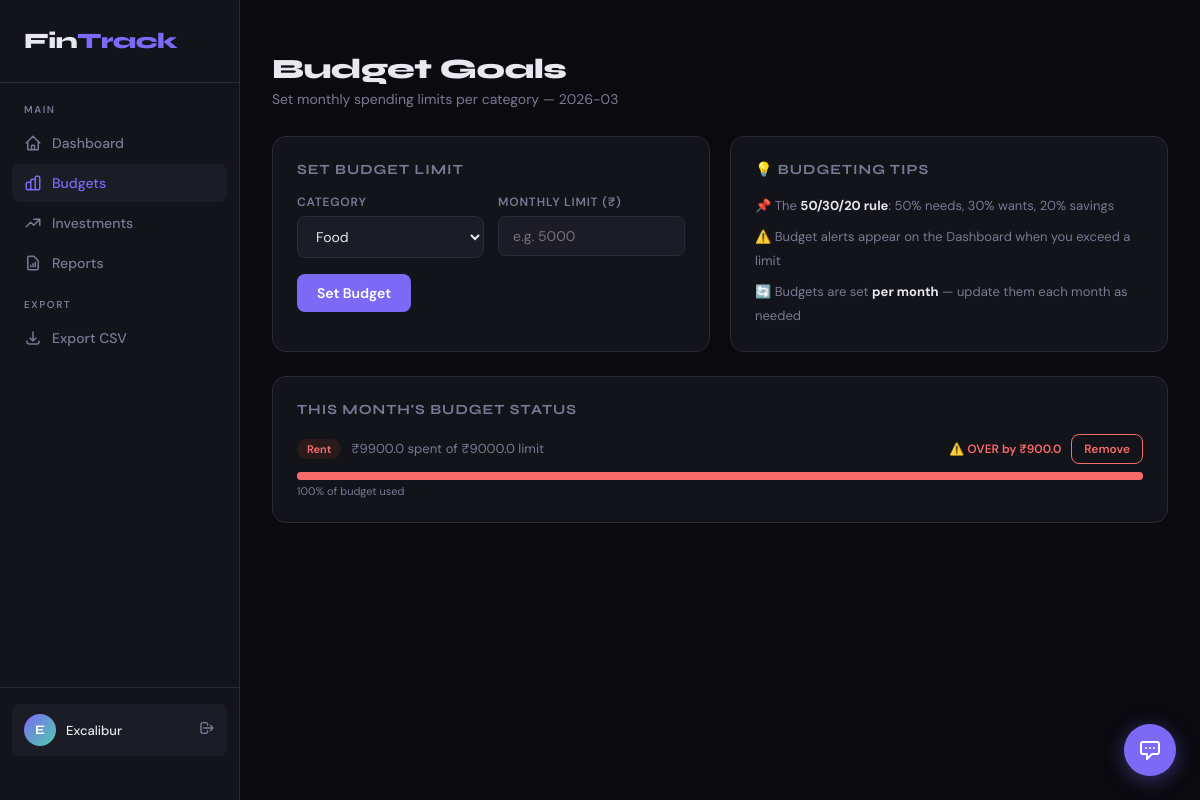
Screenshot of /budget (signed in) with the database file from the repository.
### app.py (models this page shows)
class User(db.Model, UserMixin):
    id = db.Column(db.Integer, primary_key=True)
    username = db.Column(db.String(100), unique=True, nullable=False)
    password = db.Column(db.String(200), nullable=False)
    currency = db.Column(db.String(10), default="₹")

class Budget(db.Model):
    id = db.Column(db.Integer, primary_key=True)
    user_id = db.Column(db.Integer, db.ForeignKey('user.id'))
    category = db.Column(db.String(50), nullable=False)
    limit_amount = db.Column(db.Float, nullable=False)
    month = db.Column(db.String(7), nullable=False)  # YYYY-MM

### app.py (the view, shortened to what this page needs)
@app.route("/budget", methods=["GET", "POST"])
@login_required
def budget():
    current_month = date.today().strftime("%Y-%m")
    budgets = Budget.query.filter_by(user_id=current_user.id, month=current_month).all()
    budget_data = []
    for b in budgets:
        spent = db.session.query(func.sum(Expense.amount))\
            .filter_by(user_id=current_user.id, category=b.category)\
            .filter(func.strftime('%Y-%m', Expense.date) == current_month).scalar() or 0
        budget_data.append({
            "id": b.id, "category": b.category,
            "limit": b.limit_amount, "spent": round(float(spent), 2),
            "remaining": round(b.limit_amount - float(spent), 2),
            "pct": min(round((float(spent) / b.limit_amount) * 100, 1), 100),
            "over": float(spent) > b.limit_amount
        })
    return render_template("budget.html", budgets=budget_data, categories=EXPENSE_CATEGORIES, currency=current_user.currency, current_month=current_month)

### app.py (called while the page is built)
@login_manager.user_loader
def load_user(user_id):
    return User.query.get(int(user_id))

### templates/budget.html (shortened to what this page needs)
{% extends "base.html" %}
{% block content %}
<div class="page-header">
  <h1 class="page-title">Budget Goals</h1>
  <p class="page-subtitle">Set monthly spending limits per category — {{ current_month }}</p>
</div>
<div class="grid-2" style="margin-bottom:24px;">
  <div class="card">
    <div class="card-title">Set Budget Limit</div>
    <form method="POST">
      <div class="form-grid">
        <div class="form-group">
          <label>Category</label>
          <select name="category" required>
            {% for c in categories %}<option>{{ c }}</option>{% endfor %}
          </select>
        </div>
        <div class="form-group">
          <label>Monthly Limit ({{ currency }})</label>
          <input type="number" name="limit_amount" step="0.01" min="1" required placeholder="e.g. 5000">
        </div>
      </div>
      <div style="margin-top:16px;">
        <button type="submit" class="btn btn-primary">Set Budget</button>
      </div>
    </form>
  </div>
  <div class="card">
    <div class="card-title">💡 Budgeting Tips</div>
    <div style="font-size:13px;color:var(--text-muted);line-height:1.8;">
      <p>📌 The <strong style="color:var(--text)">50/30/20 rule</strong>: 50% needs, 30% wants, 20% savings</p>
      <p style="margin-top:8px;">⚠️ Budget alerts appear on the Dashboard when you exceed a limit</p>
      <p style="margin-top:8px;">🔄 Budgets are set <strong style="color:var(--text)">per month</strong> — update them each month as needed</p>
    </div>
  </div>
</div>
{% if budgets %}
<div class="card">
  <div class="card-title">This Month's Budget Status</div>
  <div style="display:flex;flex-direction:column;gap:20px;">
    {% for b in budgets %}
    <div>
      <div style="display:flex;justify-content:space-between;align-items:center;margin-bottom:8px;">
        <div style="display:flex;align-items:center;gap:10px;">
          <span class="badge badge-{{ b.category.lower() }}">{{ b.category }}</span>
          <span style="font-size:13px;color:var(--text-muted);">
            {{ currency }}{{ b.spent }} spent of {{ currency }}{{ b.limit }} limit
          </span>
        </div>
        <div style="display:flex;align-items:center;gap:10px;">
          {% if b.over %}
          <span style="font-size:12px;color:var(--danger);font-weight:600;">⚠️ OVER by {{ currency }}{{ (b.spent - b.limit)|round(2)|abs }}</span>
          {% else %}
          <span style="font-size:12px;color:var(--success);">✓ {{ currency }}{{ b.remaining }} left</span>
          {% endif %}
          <form method="POST" action="{{ url_for('delete_budget', budget_id=b.id) }}">
            <button type="submit" class="btn btn-danger btn-sm">Remove</button>
          </form>
        </div>
      </div>
      <div class="progress-bar" style="height:8px;">
        <div class="progress-fill {% if b.over %}danger{% elif b.pct > 75 %}warning{% endif %}" style="width:{{ b.pct }}%"></div>
      </div>
      <div style="font-size:11px;color:var(--text-muted);margin-top:4px;">{{ b.pct }}% of budget used</div>
    </div>
    {% endfor %}
  </div>
</div>
{% else %}
<div class="card" style="text-align:center;padding:60px;">
  <div style="font-size:48px;margin-bottom:16px;">🎯</div>
  <p style="color:var(--text-muted);">No budgets set for {{ current_month }}. Add your first one above!</p>
</div>
{% endif %}
{% endblock %}

### templates/base.html (shortened to what this page needs)
<!DOCTYPE html>
<html lang="en">
<head>
</head>
<body>
{% if current_user.is_authenticated %}
<aside class="sidebar">
  <div class="sidebar-logo">Fin<span>Track</span></div>
  <nav class="sidebar-nav">
    <div class="nav-label">Main</div>
    <a href="{{ url_for('index') }}" class="nav-link {% if request.endpoint == 'index' %}active{% endif %}">
      <svg fill="none" viewBox="0 0 24 24" stroke="currentColor"><path stroke-linecap="round" stroke-linejoin="round" stroke-width="2" d="M3 12l2-2m0 0l7-7 7 7M5 10v10a1 1 0 001 1h3m10-11l2 2m-2-2v10a1 1 0 01-1 1h-3m-6 0a1 1 0 001-1v-4a1 1 0 011-1h2a1 1 0 011 1v4a1 1 0 001 1m-6 0h6"/></svg>
      Dashboard
    </a>
    <a href="{{ url_for('budget') }}" class="nav-link {% if request.endpoint == 'budget' %}active{% endif %}">
      Budgets
    </a>
    <a href="{{ url_for('investments') }}" class="nav-link {% if request.endpoint == 'investments' %}active{% endif %}">
      <svg fill="none" viewBox="0 0 24 24" stroke="currentColor"><path stroke-linecap="round" stroke-linejoin="round" stroke-width="2" d="M13 7h8m0 0v8m0-8l-8 8-4-4-6 6"/></svg>
      Investments
    </a>
    <a href="{{ url_for('report') }}" class="nav-link {% if request.endpoint == 'report' %}active{% endif %}">
      <svg fill="none" viewBox="0 0 24 24" stroke="currentColor"><path stroke-linecap="round" stroke-linejoin="round" stroke-width="2" d="M9 17v-2m3 2v-4m3 4v-6m2 10H7a2 2 0 01-2-2V5a2 2 0 012-2h5.586a1 1 0 01.707.293l5.414 5.414a1 1 0 01.293.707V19a2 2 0 01-2 2z"/></svg>
      Reports
    </a>
    <div class="nav-label" style="margin-top:16px">Export</div>
    <a href="{{ url_for('export_csv') }}" class="nav-link">
      <svg fill="none" viewBox="0 0 24 24" stroke="currentColor"><path stroke-linecap="round" stroke-linejoin="round" stroke-width="2" d="M4 16v1a3 3 0 003 3h10a3 3 0 003-3v-1m-4-4l-4 4m0 0l-4-4m4 4V4"/></svg>
      Export CSV
    </a>
  </nav>
  <div class="sidebar-footer">
    <div class="user-chip">
      <div class="user-avatar">{{ current_user.username[0].upper() }}</div>
      <div class="user-name">{{ current_user.username }}</div>
      <a href="{{ url_for('logout') }}" class="logout-btn">
        <svg width="16" height="16" fill="none" viewBox="0 0 24 24" stroke="currentColor"><path stroke-linecap="round" stroke-linejoin="round" stroke-width="2" d="M17 16l4-4m0 0l-4-4m4 4H7m6 4v1a3 3 0 01-3 3H6a3 3 0 01-3-3V7a3 3 0 013-3h4a3 3 0 013 3v1"/></svg>
      </a>
    </div>
  </div>
</aside>
{% endif %}
<main class="main" {% if not current_user.is_authenticated %}style="margin-left:0"{% endif %}>
  {% block content %}{% endblock %}
</main>
{% if current_user.is_authenticated %}
<div class="chat-widget">
  <button class="chat-toggle" onclick="document.getElementById('chatBox').classList.toggle('open')">
    <svg fill="none" viewBox="0 0 24 24" stroke="currentColor"><path stroke-linecap="round" stroke-linejoin="round" stroke-width="2" d="M8 10h.01M12 10h.01M16 10h.01M9 16H5a2 2 0 01-2-2V6a2 2 0 012-2h14a2 2 0 012 2v8a2 2 0 01-2 2h-5l-5 5v-5z"/></svg>
  </button>
</div>
{% endif %}
</body>
</html>

### rows the page displays
User: username "E", username "Excalibur"
Budget: category "Rent", currency "₹", spent "9900.0", limit "9000.0", (b.spent-b.limit)|round(2)|abs "900.0", pct "100"

### other values shown
{{ currency }} "₹"
form field category "Food"
